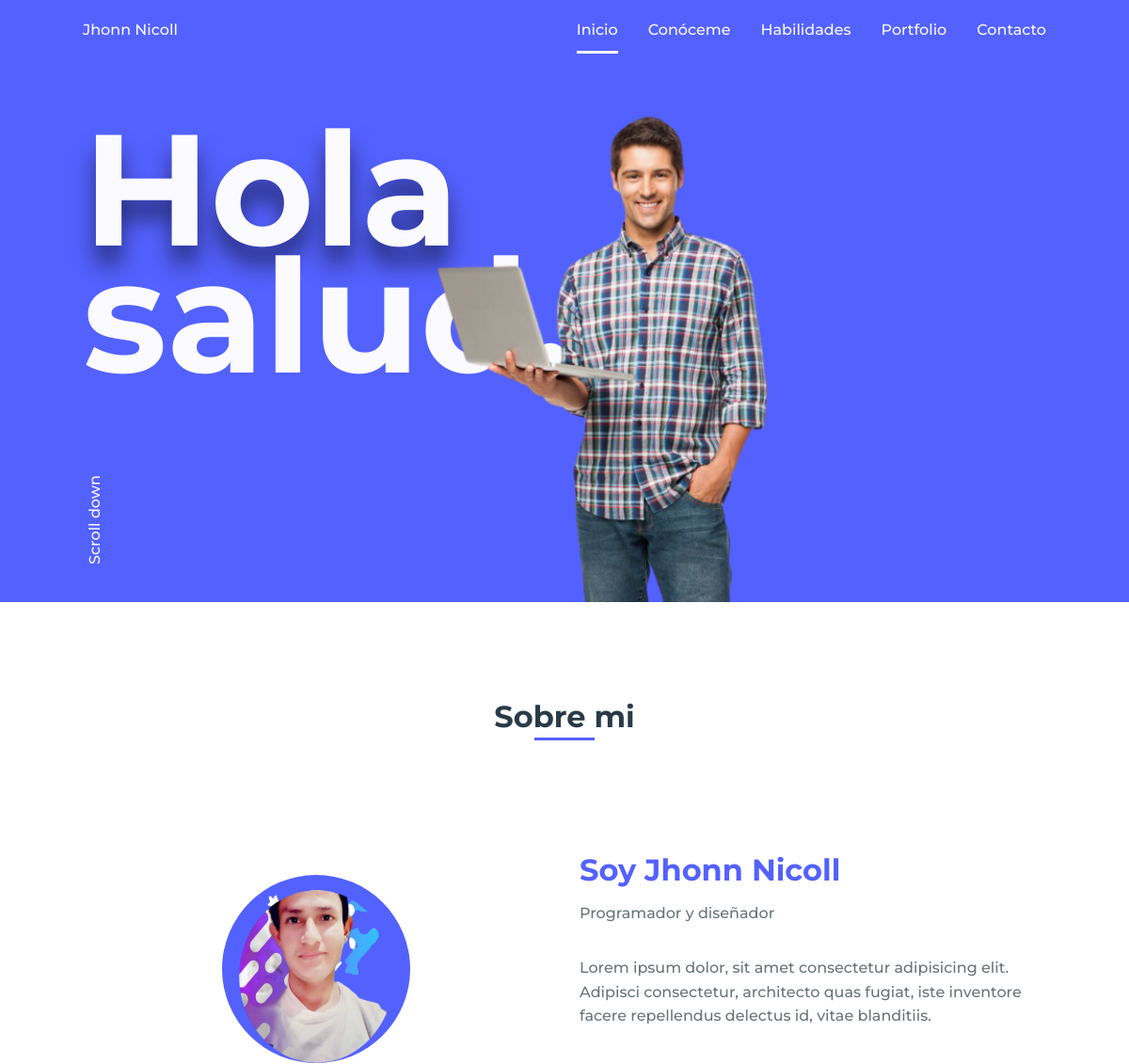
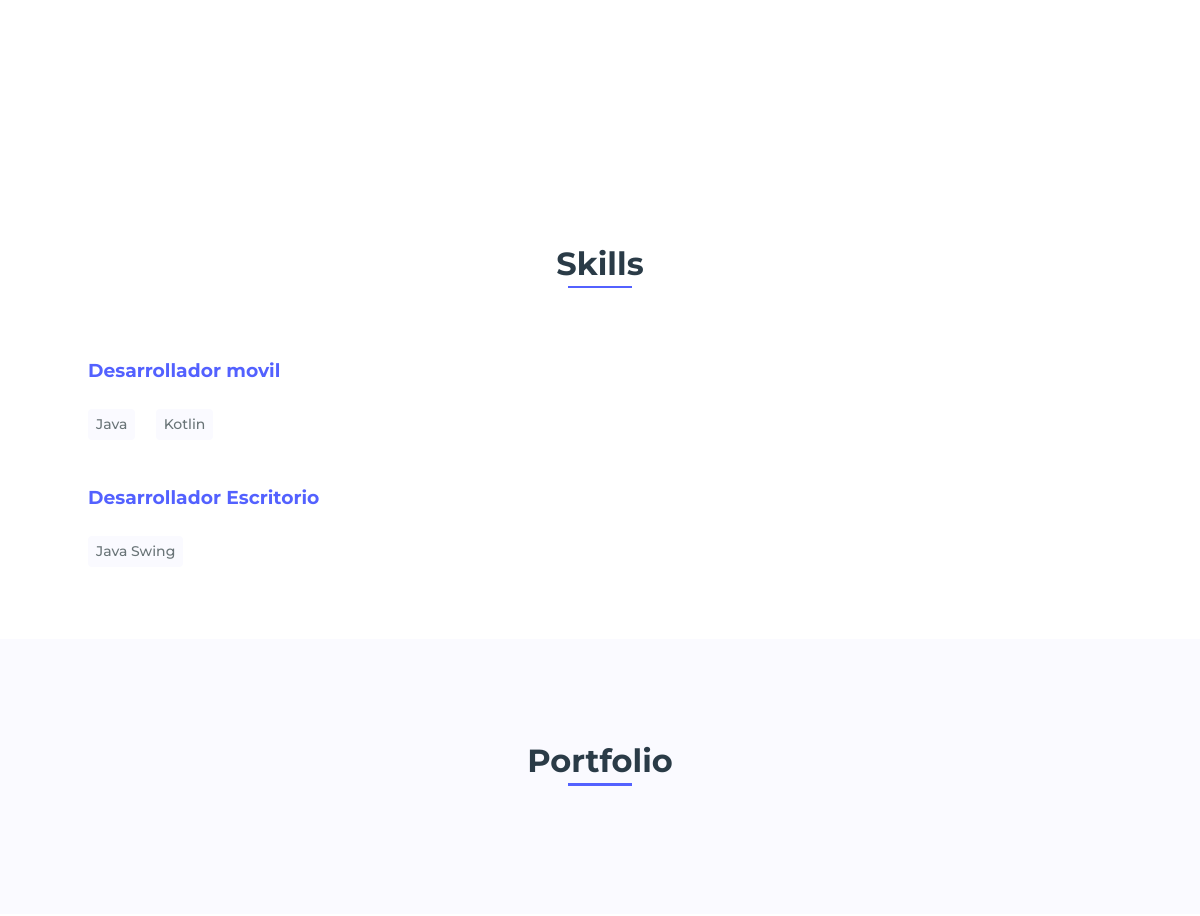
The app's page / (upper part), older data (2 pictures, top to bottom).
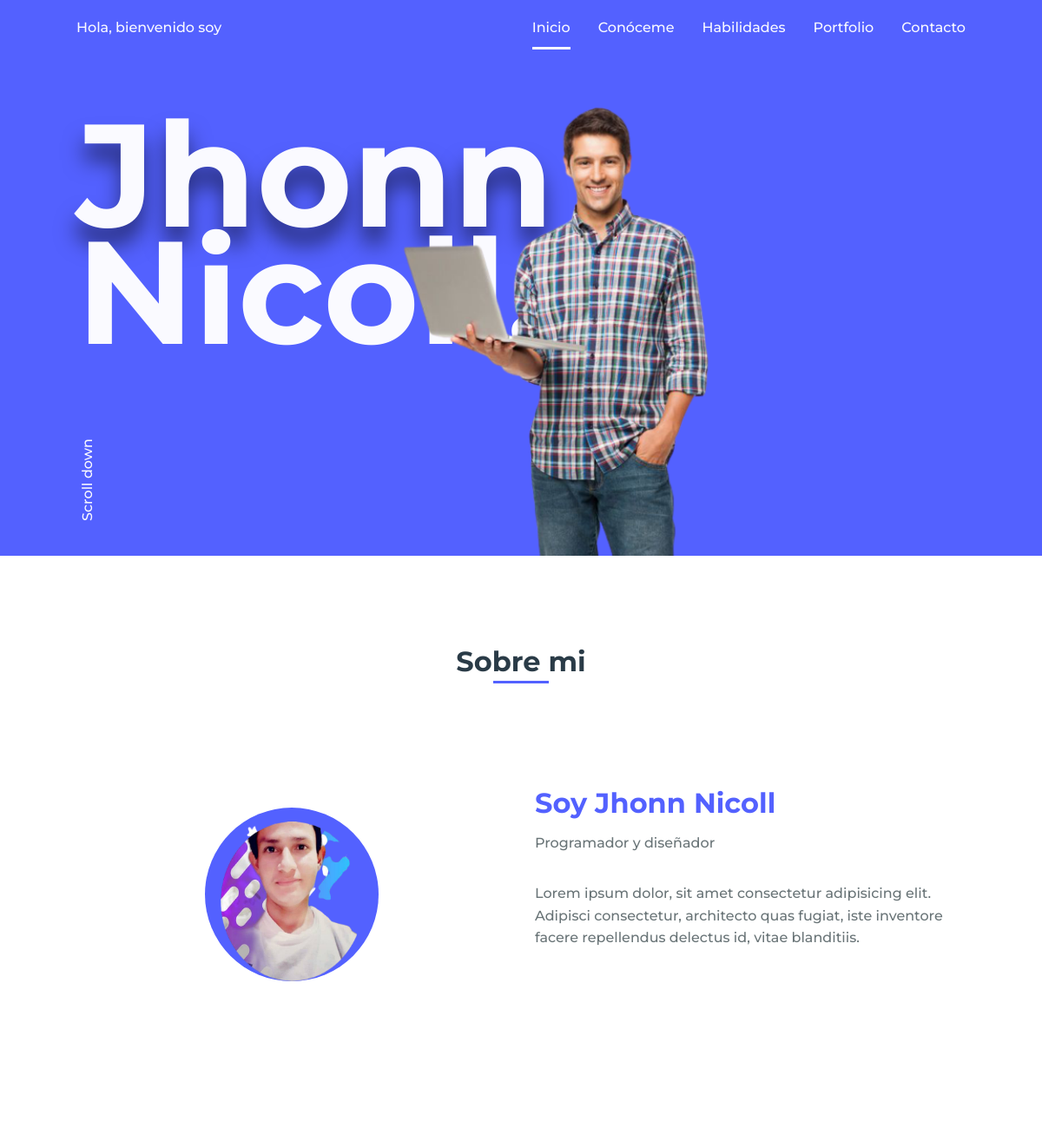
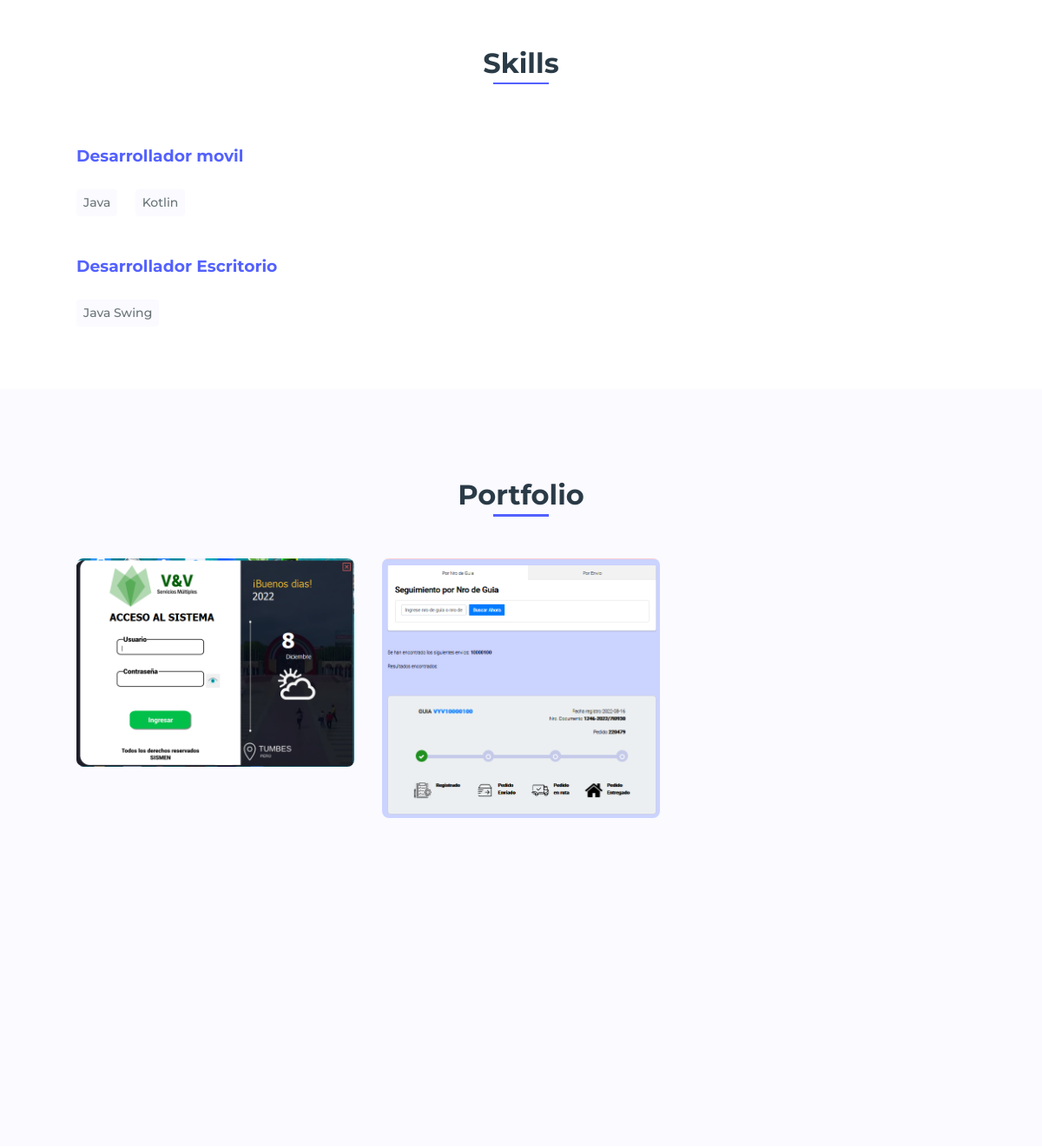
The same page, newer data (2 pictures, top to bottom).
### jhonn/models.py (models this page shows, shortened)
class Home(models.Model):
    name = models.CharField(max_length=20)
    greetings_1 = models.CharField(max_length=5)
    greetings_2 = models.CharField(max_length=6)
    picture = models.ImageField(upload_to='picture/')
    updated = models.DateTimeField(auto_now=True)

class About(models.Model):
    heading = models.CharField(max_length=50)
    career = models.CharField(max_length=50)
    description = models.TextField(blank=False)
    profile_img = models.ImageField(upload_to='profile/')
    updated = models.DateTimeField(auto_now=True)

class Category(models.Model):
    name = models.CharField(max_length=30)
    updated = models.DateTimeField(auto_now=True)
    class Meta:
        verbose_name = 'Skill'
        verbose_name_plural = 'Skills'

class Skills(models.Model):
    category = models.ForeignKey(Category,
                                on_delete=models.CASCADE)
    skill_name = models.CharField(max_length=30)

class Portfolio(models.Model):
    image = models.ImageField(upload_to='portfolio/')
    link = models.URLField(max_length=200)

### jhonn/views.py (the view)
# urls.py: path('', views.index, name='index')
def index(request):
    home = Home.objects.latest('updated')
    about = About.objects.latest('updated')
    profiles = Profile.objects.filter(about=about)
    categories = Category.objects.all()
    portfolios = Portfolio.objects.all()
    context={
        'home':home,
        'about':about,
        'profiles':profiles,
        'categories': categories,
        'portfolios': portfolios,
    }
    return render(request, 'index.html', context)

### jhonn/templates/index.html (shortened to what this page needs)
{% load static %}
<!DOCTYPE html>
<html lang="es">
<head>
    <link rel="stylesheet" href="{% static 'assets/css/styles.css' %}">
    <link href='https://cdn.js' %}delivr.net/npm/boxicons@2.0.5/css/boxicons.min.css ' rel='stylesheet '>
</head>
<body>
    <header class="l-header">
        <nav class="nav bd-grid">
            <div>
                <a href="#" class="nav__logo">{{ home.name }}</a>
            </div>
            <div class="nav__menu" id="nav-menu">
                <ul class="nav__list">
                    <li class="nav__item"><a href="#home" class="nav__link active">Inicio</a></li>
                    <li class="nav__item"><a href="#about" class="nav__link">Conóceme</a></li>
                    <li class="nav__item"><a href="#skills" class="nav__link">Habilidades</a></li>
                    <li class="nav__item"><a href="#portfolio" class="nav__link">Portfolio</a></li>
                    <li class="nav__item"><a href="#contact" class="nav__link">Contacto</a></li>
                </ul>
            </div>
        </nav>
    </header>
    <main class="l-main">
        <section class="home" id="home">
            <div class="home__container bd-grid">
                <h1 class="home__title"><span>{{ home.greetings_1 }}</span><br>{{ home.greetings_2 }}.</h1>
                <div class="home__scroll">
                    <a href="#about" class="home__scroll-link">Scroll down</a>
                </div>
                <img src="{{ home.picture.url }}" alt="" class="home__img">
            </div>
        </section>
        <section class="about section" id="about">
            <h2 class="section-title">Sobre mi</h2>
            <div class="about__container bd-grid">
                <div class="about__img">
                    <img src="{{ about.profile_img.url }}" alt="">
                </div>
                <div>
                    <h2 class="about__subtitle">{{ about.heading }}</h2>
    <span class="about__profession">{{ about.career }}</span>
    <p class="about__text">{{ about.description }}</p>
    <div class="about__social">
    </div>
    </div>
    </div>
    </section>
    <section class="skills section" id="skills">
        <h2 class="section-title">Skills</h2>
        <div class="skills__container bd-grid">
            <div class="skills__box">
                {% for category in categories %}
                <h3 class="skills__subtitle">{{category.name}}</h3>
                    {% for skills in category.skills_set.all %}
                        <span class="skills__name">{{skills.skill_name}}</span>
                    {% endfor %}
                {% endfor %}
            </div>
        </div>
    </section>
    <section class="portfolio section" id="portfolio">
        <h2 class="section-title">Portfolio</h2>
        <div class="portfolio__container bd-grid">
            {% for portfolio in portfolios %}
            <div class="portfolio__img">
                <img src="{{ portfolio.image.url }}" alt="">
            </div>
            {% endfor %}
        </div>
    </section>
    </main>
    </body>
</html>

Row changes from the older to the newer data that the page shows:
changed Home: name "Jhonn Nicoll" → "Hola, bienvenido soy"; greetings_1 "Hola" → "Jhonn"; greetings_2 "salud" → "Nicoll"
added Portfolio: image (picture)
added Portfolio: image (picture)
